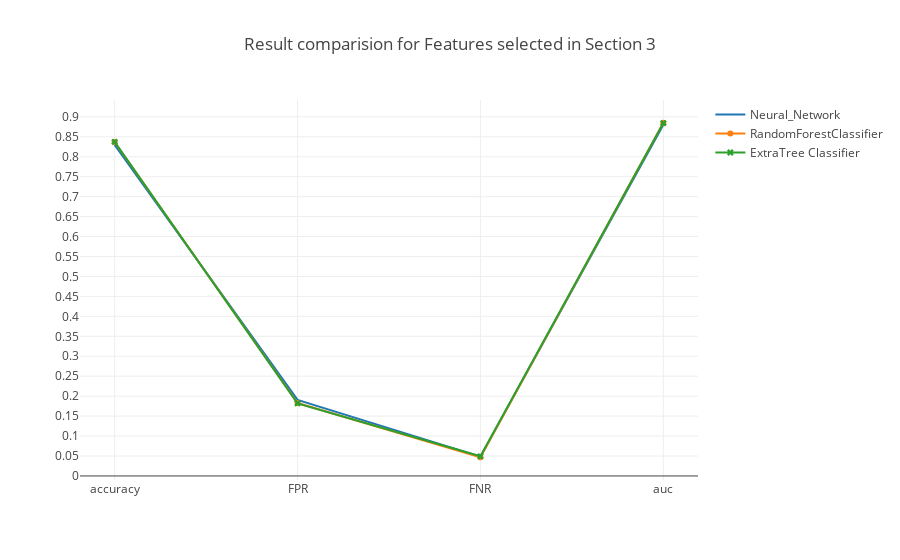

Source (notebook cell):
### Code cell
trace0 = go.Scatter(x=table_80_80_test.iloc[0].index.values[[0,5,6,7]],
                    y=table_80_80_test.iloc[0].values[[0,5,6,7]],
                    mode = 'lines',
                    name = 'Neural_Network')

trace1 = go.Scatter(x=table_80_80_test.iloc[1].index.values[[0,5,6,7]],
                    y=table_80_80_test.iloc[1].values[[0,5,6,7]],
                    mode = 'lines+markers',
                    name = 'RandomForestClassifier')

trace2 = go.Scatter(x=table_80_80_test.iloc[2].index.values[[0,5,6,7]],
                    y=table_80_80_test.iloc[2].values[[0,5,6,7]],
                    mode = 'lines+markers',marker=dict(symbol='x'),
                    name = 'ExtraTree Classifier')

data = [trace0, trace1, trace2]
layout = go.Layout(yaxis=dict(tick0=0,dtick=0.05),title='Result comparision for Features selected in Section 3')
fig = go.Figure(data=data, layout=layout)

iplot(fig, filename='Result')

### Figure 1 — Plotly figure (JSON) as saved in the notebook; plotly's stock layout.template omitted (floating-point values rounded to 4 significant figures)
{"data": [{"mode": "lines", "name": "Neural_Network", "type": "scatter", "uid": "3a8dfdd4-0b38-4c67-8b87-3829e6151743", "x": ["accuracy", "FPR", "FNR", "auc"], "y": [0.8299, 0.1908, 0.04849, 0.8804]}, {"mode": "lines+markers", "name": "RandomForestClassifier", "type": "scatter", "uid": "d8c47ca3-3cb5-4ca9-8aa2-a661462d833f", "x": ["accuracy", "FPR", "FNR", "auc"], "y": [0.837, 0.1827, 0.0469, 0.8852]}, {"marker": {"symbol": "x"}, "mode": "lines+markers", "name": "ExtraTree Classifier", "type": "scatter", "uid": "77fd77c9-4a36-4c7b-97e8-d839c46ca9a7", "x": ["accuracy", "FPR", "FNR", "auc"], "y": [0.8373, 0.182, 0.04928, 0.8844]}], "layout": {"title": "Result comparision for Features selected in Section 3", "yaxis": {"dtick": 0.05, "tick0": 0}}}
